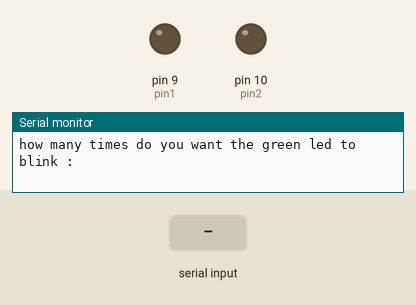
This sketch was run on a simulated Arduino Uno, built with avr-gcc and run on an emulated ATmega328P. Shown: output pins drawn as LEDs (lit = HIGH), the last lines printed to the serial monitor. Dashed ring = blinking. The test bench sets the inputs (shaded band).

Above: at 0.8 s.
0.9 s: "90,45\n" received over Serial
At 1.0 s:
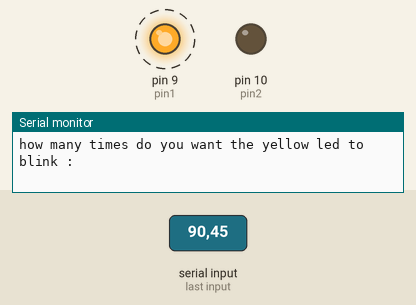
At 37.0 s:
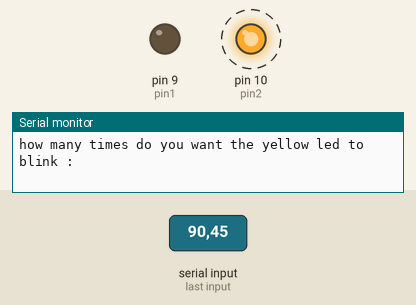
Timing chart, 0 to 38.8 s (numbered marks = the images above; inputs shaded):
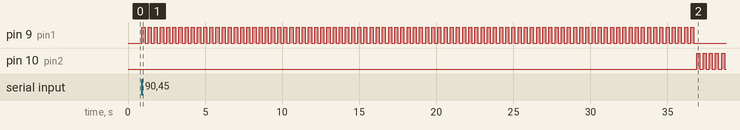

Measured:
- after the input at 0.9 s, pin 9 (pin1): alternates HIGH for 0.20 s and LOW for 0.20 s, 180 changes in all, then stays LOW, starting at once; pin 10 (pin2): alternates HIGH for 0.20 s and LOW for 0.20 s, starting after 36.0 s

The sketch:

ledblink.ino
```cpp
int pin1=9;
int pin2=10;
int greenWaitTimeOn=200;
int greenWaitTimeOff=200;
int yellowWaitTimeOn=200;
int yellowWaitTimeOff=200;
int noOfGreenBlink;
int noOfYellowBlink;

void setup() {
  // put your setup code here, to run once:
   Serial.begin(9600);
   Serial.println("how many times do you want the green led to blink : ");
   while(Serial.available()==0){}
   noOfGreenBlink=Serial.parseInt();

   Serial.println("how many times do you want the yellow led to blink : ");
   while(Serial.available()==0){}
   noOfYellowBlink=Serial.parseInt();

   pinMode(pin1,OUTPUT);
   pinMode(pin2,OUTPUT);
}

void loop() {
  // put your main code here, to run repeatedly:
  //Serial.println("the green led is blinking : ");
  for(int i=1;i<=noOfGreenBlink;i++){
  //Serial.println("the green led is blinking no : ");
  //Serial.println(i);
  digitalWrite(pin1,HIGH);
  delay(greenWaitTimeOn);
  digitalWrite(pin1,LOW);
  delay(greenWaitTimeOff);
  }
  //Serial.println("");
  for(int i=1;i<=noOfYellowBlink;i++){
  digitalWrite(pin2,HIGH);
  delay(yellowWaitTimeOn);
  digitalWrite(pin2,LOW);
  delay(yellowWaitTimeOff);
  }
}
```
